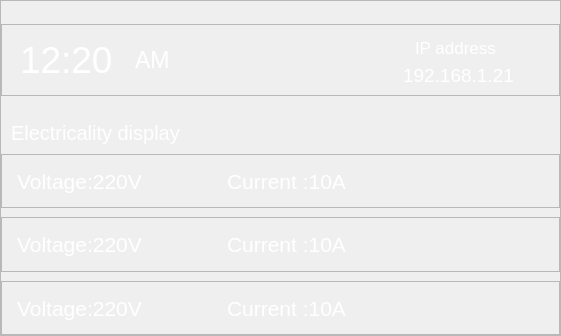
       <widget class="QFrame" name="frame_23">
        <property name="sizePolicy">
         <sizepolicy hsizetype="Expanding" vsizetype="Expanding">
          <horstretch>11</horstretch>
          <verstretch>8</verstretch>
         </sizepolicy>
        </property>
        <property name="minimumSize">
         <size>
          <width>555</width>
          <height>321</height>
         </size>
        </property>
        <property name="styleSheet">
         <string notr="true"/>
        </property>
        <property name="frameShape">
         <enum>QFrame::StyledPanel</enum>
        </property>
        <property name="frameShadow">
         <enum>QFrame::Raised</enum>
        </property>
        <layout class="QVBoxLayout" name="verticalLayout_14">
         <property name="leftMargin">
          <number>0</number>
         </property>
         <property name="topMargin">
          <number>23</number>
         </property>
         <property name="rightMargin">
          <number>0</number>
         </property>
         <property name="bottomMargin">
          <number>0</number>
         </property>
         <item>
          <widget class="QFrame" name="left_1">
           <property name="sizePolicy">
            <sizepolicy hsizetype="Expanding" vsizetype="Expanding">
             <horstretch>11</horstretch>
             <verstretch>5</verstretch>
            </sizepolicy>
           </property>
           <property name="minimumSize">
            <size>
             <width>546</width>
             <height>70</height>
            </size>
           </property>
           <property name="styleSheet">
            <string notr="true">#left_1{

	
	
	
	border-image: url(:/images/phptps/frame 1-01.svg);

}</string>
           </property>
           <property name="frameShape">
            <enum>QFrame::StyledPanel</enum>
           </property>
           <property name="frameShadow">
            <enum>QFrame::Raised</enum>
           </property>
           <layout class="QHBoxLayout" name="horizontalLayout_15">
            <property name="topMargin">
             <number>2</number>
            </property>
            <property name="bottomMargin">
             <number>2</number>
            </property>
            <item>
             <widget class="QFrame" name="frame_25">
              <property name="sizePolicy">
               <sizepolicy hsizetype="Expanding" vsizetype="Expanding">
                <horstretch>11</horstretch>
                <verstretch>11</verstretch>
               </sizepolicy>
              </property>
              <property name="styleSheet">
               <string notr="true">	background-color: transparent;
	border:none;</string>
              </property>
              <property name="frameShape">
               <enum>QFrame::StyledPanel</enum>
              </property>
              <property name="frameShadow">
               <enum>QFrame::Raised</enum>
              </property>
              <layout class="QHBoxLayout" name="horizontalLayout_16">
               <property name="rightMargin">
                <number>10</number>
               </property>
               <item>
                <widget class="QLabel" name="label_7">
                 <property name="sizePolicy">
                  <sizepolicy hsizetype="Preferred" vsizetype="Preferred">
                   <horstretch>0</horstretch>
                   <verstretch>0</verstretch>
                  </sizepolicy>
                 </property>
                 <property name="minimumSize">
                  <size>
                   <width>109</width>
                   <height>34</height>
                  </size>
                 </property>
                 <property name="font">
                  <font>
                   <pointsize>28</pointsize>
                  </font>
                 </property>
                 <property name="styleSheet">
                  <string notr="true">color: rgb(255, 255, 255);
border:none</string>
                 </property>
                 <property name="text">
                  <string>12:20</string>
                 </property>
                </widget>
               </item>
               <item>
                <widget class="QLabel" name="label_8">
                 <property name="minimumSize">
                  <size>
                   <width>38</width>
                   <height>43</height>
                  </size>
                 </property>
                 <property name="font">
                  <font>
                   <pointsize>17</pointsize>
                  </font>
                 </property>
                 <property name="styleSheet">
                  <string notr="true">color: rgb(255, 255, 255);
</string>
                 </property>
                 <property name="text">
                  <string>AM</string>
                 </property>
                </widget>
               </item>
              </layout>
             </widget>
            </item>
            <item>
             <widget class="QFrame" name="frame_26">
              <property name="sizePolicy">
               <sizepolicy hsizetype="Expanding" vsizetype="Expanding">
                <horstretch>11</horstretch>
                <verstretch>11</verstretch>
               </sizepolicy>
              </property>
              <property name="styleSheet">
               <string notr="true">	background-color: transparent;
	border:none;</string>
              </property>
              <property name="frameShape">
               <enum>QFrame::StyledPanel</enum>
              </property>
              <property name="frameShadow">
               <enum>QFrame::Raised</enum>
              </property>
              <layout class="QVBoxLayout" name="verticalLayout_15">
               <property name="leftMargin">
                <number>7</number>
               </property>
               <property name="topMargin">
                <number>7</number>
               </property>
               <property name="rightMargin">
                <number>7</number>
               </property>
               <property name="bottomMargin">
                <number>7</number>
               </property>
               <item>
                <widget class="QLabel" name="label_9">
                 <property name="sizePolicy">
                  <sizepolicy hsizetype="Expanding" vsizetype="Expanding">
                   <horstretch>11</horstretch>
                   <verstretch>11</verstretch>
                  </sizepolicy>
                 </property>
                 <property name="minimumSize">
                  <size>
                   <width>157</width>
                   <height>49</height>
                  </size>
                 </property>
                 <property name="styleSheet">
                  <string notr="true">image: url(:/images/phptps/Icon Conect-01-01.svg);</string>
                 </property>
                 <property name="text">
                  <string/>
                 </property>
                </widget>
               </item>
              </layout>
             </widget>
            </item>
            <item>
             <widget class="QFrame" name="frame_27">
              <property name="sizePolicy">
               <sizepolicy hsizetype="Expanding" vsizetype="Expanding">
                <horstretch>11</horstretch>
                <verstretch>11</verstretch>
               </sizepolicy>
              </property>
              <property name="minimumSize">
               <size>
                <width>171</width>
                <height>57</height>
               </size>
              </property>
              <property name="styleSheet">
               <string notr="true">	background-color: transparent;
	border:none;</string>
              </property>
              <property name="frameShape">
               <enum>QFrame::StyledPanel</enum>
              </property>
              <property name="frameShadow">
               <enum>QFrame::Raised</enum>
              </property>
              <layout class="QVBoxLayout" name="verticalLayout_16">
               <item alignment="Qt::AlignHCenter">
                <widget class="QLabel" name="label_10">
                 <property name="sizePolicy">
                  <sizepolicy hsizetype="Expanding" vsizetype="Expanding">
                   <horstretch>1</horstretch>
                   <verstretch>1</verstretch>
                  </sizepolicy>
                 </property>
                 <property name="minimumSize">
                  <size>
                   <width>94</width>
                   <height>23</height>
                  </size>
                 </property>
                 <property name="font">
                  <font>
                   <pointsize>13</pointsize>
                  </font>
                 </property>
                 <property name="styleSheet">
                  <string notr="true">color: rgb(255, 255, 255);</string>
                 </property>
                 <property name="text">
                  <string>IP address</string>
                 </property>
                </widget>
               </item>
               <item alignment="Qt::AlignHCenter">
                <widget class="QLabel" name="label_11">
                 <property name="sizePolicy">
                  <sizepolicy hsizetype="Expanding" vsizetype="Expanding">
                   <horstretch>1</horstretch>
                   <verstretch>1</verstretch>
                  </sizepolicy>
                 </property>
                 <property name="minimumSize">
                  <size>
                   <width>117</width>
                   <height>24</height>
                  </size>
                 </property>
                 <property name="font">
                  <font>
                   <pointsize>14</pointsize>
                  </font>
                 </property>
                 <property name="styleSheet">
                  <string notr="true">color: rgb(255, 255, 255);</string>
                 </property>
                 <property name="text">
                  <string>192.168.1.21</string>
                 </property>
                </widget>
               </item>
              </layout>
             </widget>
            </item>
           </layout>
          </widget>
         </item>
         <item alignment="Qt::AlignBottom">
          <widget class="QLabel" name="label_12">
           <property name="sizePolicy">
            <sizepolicy hsizetype="Expanding" vsizetype="Expanding">
             <horstretch>11</horstretch>
             <verstretch>3</verstretch>
            </sizepolicy>
           </property>
           <property name="font">
            <font>
             <pointsize>15</pointsize>
             <kerning>true</kerning>
            </font>
           </property>
           <property name="styleSheet">
            <string notr="true">color: rgb(255, 255, 255);
margin-left:5</string>
           </property>
           <property name="text">
            <string>Electricality display</string>
           </property>
           <property name="textFormat">
            <enum>Qt::AutoText</enum>
           </property>
           <property name="scaledContents">
            <bool>false</bool>
           </property>
           <property name="wordWrap">
            <bool>false</bool>
           </property>
           <property name="margin">
            <number>0</number>
           </property>
           <property name="openExternalLinks">
            <bool>false</bool>
           </property>
          </widget>
         </item>
         <item>
          <widget class="QFrame" name="left_3">
           <property name="sizePolicy">
            <sizepolicy hsizetype="Expanding" vsizetype="Expanding">
             <horstretch>11</horstretch>
             <verstretch>4</verstretch>
            </sizepolicy>
           </property>
           <property name="minimumSize">
            <size>
             <width>553</width>
             <height>55</height>
            </size>
           </property>
           <property name="styleSheet">
            <string notr="true">#left_3{
	border-image: url(:/images/phptps/frame 1-01.svg);

	
	margin-top:3%
	
}
</string>
           </property>
           <property name="frameShape">
            <enum>QFrame::StyledPanel</enum>
           </property>
           <property name="frameShadow">
            <enum>QFrame::Raised</enum>
           </property>
           <layout class="QHBoxLayout" name="horizontalLayout_17">
            <property name="leftMargin">
             <number>15</number>
            </property>
            <property name="topMargin">
             <number>3</number>
            </property>
            <property name="rightMargin">
             <number>15</number>
            </property>
            <property name="bottomMargin">
             <number>3</number>
            </property>
            <item>
             <widget class="QLabel" name="voltage_1">
              <property name="sizePolicy">
               <sizepolicy hsizetype="Fixed" vsizetype="Fixed">
                <horstretch>2</horstretch>
                <verstretch>2</verstretch>
               </sizepolicy>
              </property>
              <property name="minimumSize">
               <size>
                <width>145</width>
                <height>42</height>
               </size>
              </property>
              <property name="font">
               <font>
                <pointsize>16</pointsize>
               </font>
              </property>
              <property name="styleSheet">
               <string notr="true">color: rgb(255, 255, 255);
	background-color: transparent;
	border:none;</string>
              </property>
              <property name="text">
               <string>Voltage:220V</string>
              </property>
             </widget>
            </item>
            <item>
             <widget class="QLabel" name="label_14">
              <property name="minimumSize">
               <size>
                <width>53</width>
                <height>51</height>
               </size>
              </property>
              <property name="styleSheet">
               <string notr="true">#label_14{

		background-color: transparent;
	border:none;
	image: url(:/images/phptps/display-voltage-05.svg);

}</string>
              </property>
              <property name="text">
               <string/>
              </property>
             </widget>
            </item>
            <item>
             <widget class="QLabel" name="amper_1">
              <property name="sizePolicy">
               <sizepolicy hsizetype="Fixed" vsizetype="Fixed">
                <horstretch>2</horstretch>
                <verstretch>2</verstretch>
               </sizepolicy>
              </property>
              <property name="minimumSize">
               <size>
                <width>145</width>
                <height>42</height>
               </size>
              </property>
              <property name="font">
               <font>
                <pointsize>16</pointsize>
               </font>
              </property>
              <property name="styleSheet">
               <string notr="true">color: rgb(255, 255, 255);
	background-color: transparent;
	border:none;</string>
              </property>
              <property name="text">
               <string>Current :10A</string>
              </property>
             </widget>
            </item>
            <item>
             <widget class="QLabel" name="label_16">
              <property name="minimumSize">
               <size>
                <width>52</width>
                <height>51</height>
               </size>
              </property>
              <property name="styleSheet">
               <string notr="true">#label_16{

		background-color: transparent;
	border:none;
	image: url(:/images/phptps/display-voltage-04.svg);
}</string>
              </property>
              <property name="text">
               <string/>
              </property>
             </widget>
            </item>
            <item>
             <widget class="QLabel" name="label_17">
              <property name="minimumSize">
               <size>
                <width>48</width>
                <height>51</height>
               </size>
              </property>
              <property name="styleSheet">
               <string notr="true">#label_17{
		background-color: transparent;
	border:none;
	image: url(:/images/phptps/display-voltage-06.svg);
}</string>
              </property>
              <property name="text">
               <string/>
              </property>
             </widget>
            </item>
            <item>
             <widget class="QLabel" name="label_18">
              <property name="minimumSize">
               <size>
                <width>54</width>
                <height>42</height>
               </size>
              </property>
              <property name="styleSheet">
               <string notr="true">#label_18{

		background-color: transparent;
	border:none;
	image: url(:/images/phptps/display-voltage-03.svg);
}</string>
              </property>
              <property name="text">
               <string/>
              </property>
             </widget>
            </item>
           </layout>
          </widget>
         </item>
         <item>
          <widget class="QFrame" name="left_4">
           <property name="sizePolicy">
            <sizepolicy hsizetype="Expanding" vsizetype="Expanding">
             <horstretch>11</horstretch>
             <verstretch>4</verstretch>
            </sizepolicy>
           </property>
           <property name="minimumSize">
            <size>
             <width>553</width>
             <height>55</height>
            </size>
           </property>
           <property name="styleSheet">
            <string notr="true">#left_4{
	border-image: url(:/images/phptps/frame 1-01.svg);

	
	margin-top:3%
}</string>
           </property>
           <property name="frameShape">
            <enum>QFrame::StyledPanel</enum>
           </property>
           <property name="frameShadow">
            <enum>QFrame::Raised</enum>
           </property>
           <layout class="QHBoxLayout" name="horizontalLayout_18">
            <property name="leftMargin">
             <number>15</number>
            </property>
            <property name="topMargin">
             <number>3</number>
            </property>
            <property name="rightMargin">
             <number>15</number>
            </property>
            <property name="bottomMargin">
             <number>3</number>
            </property>
            <item>
             <widget class="QLabel" name="voltage_2">
              <property name="sizePolicy">
               <sizepolicy hsizetype="Fixed" vsizetype="Fixed">
                <horstretch>2</horstretch>
                <verstretch>2</verstretch>
               </sizepolicy>
              </property>
              <property name="minimumSize">
               <size>
                <width>145</width>
                <height>42</height>
               </size>
              </property>
              <property name="font">
               <font>
                <pointsize>16</pointsize>
               </font>
              </property>
              <property name="styleSheet">
               <string notr="true">color: rgb(255, 255, 255);
	background-color: transparent;
	border:none;</string>
              </property>
              <property name="text">
               <string>Voltage:220V</string>
              </property>
             </widget>
            </item>
            <item>
             <widget class="QLabel" name="label_23">
              <property name="minimumSize">
               <size>
                <width>53</width>
                <height>51</height>
               </size>
              </property>
              <property name="styleSheet">
               <string notr="true">#label_23{

		background-color: transparent;
	border:none;
	image: url(:/images/phptps/display-voltage-05.svg);

}</string>
              </property>
              <property name="text">
               <string/>
              </property>
             </widget>
            </item>
            <item>
             <widget class="QLabel" name="amper_2">
              <property name="sizePolicy">
               <sizepolicy hsizetype="Fixed" vsizetype="Fixed">
                <horstretch>2</horstretch>
                <verstretch>2</verstretch>
               </sizepolicy>
              </property>
              <property name="minimumSize">
               <size>
                <width>145</width>
                <height>42</height>
               </size>
              </property>
              <property name="font">
               <font>
                <pointsize>16</pointsize>
               </font>
              </property>
              <property name="styleSheet">
               <string notr="true">color: rgb(255, 255, 255);
	background-color: transparent;
	border:none;</string>
              </property>
              <property name="text">
               <string>Current :10A</string>
              </property>
             </widget>
            </item>
            <item>
             <widget class="QLabel" name="label_22">
              <property name="minimumSize">
               <size>
                <width>52</width>
                <height>51</height>
               </size>
              </property>
              <property name="styleSheet">
               <string notr="true">#label_22{

		background-color: transparent;
	border:none;
	image: url(:/images/phptps/display-voltage-04.svg);
}</string>
              </property>
              <property name="text">
               <string/>
              </property>
             </widget>
            </item>
            <item>
             <widget class="QLabel" name="label_19">
              <property name="minimumSize">
               <size>
                <width>48</width>
                <height>51</height>
               </size>
              </property>
              <property name="styleSheet">
               <string notr="true">#label_19{
		background-color: transparent;
	border:none;
	image: url(:/images/phptps/display-voltage-06.svg);
}</string>
              </property>
              <property name="text">
               <string/>
              </property>
             </widget>
            </item>
            <item>
             <widget class="QLabel" name="label_24">
              <property name="minimumSize">
               <size>
                <width>54</width>
                <height>42</height>
               </size>
              </property>
              <property name="styleSheet">
               <string notr="true">#label_24{

		background-color: transparent;
	border:none;
	image: url(:/images/phptps/display-voltage-03.svg);
}</string>
              </property>
              <property name="text">
               <string/>
              </property>
             </widget>
            </item>
           </layout>
          </widget>
         </item>
         <item>
          <widget class="QFrame" name="left_5">
           <property name="sizePolicy">
            <sizepolicy hsizetype="Expanding" vsizetype="Expanding">
             <horstretch>11</horstretch>
             <verstretch>4</verstretch>
            </sizepolicy>
           </property>
           <property name="minimumSize">
            <size>
             <width>553</width>
             <height>55</height>
            </size>
           </property>
           <property name="styleSheet">
            <string notr="true">#left_5{
	border-image: url(:/images/phptps/frame 1-01.svg);

	margin-top:3%
	
}</string>
           </property>
           <property name="frameShape">
            <enum>QFrame::StyledPanel</enum>
           </property>
           <property name="frameShadow">
            <enum>QFrame::Raised</enum>
           </property>
           <layout class="QHBoxLayout" name="horizontalLayout_19">
            <property name="leftMargin">
             <number>15</number>
            </property>
            <property name="topMargin">
             <number>3</number>
            </property>
            <property name="rightMargin">
             <number>15</number>
            </property>
            <property name="bottomMargin">
             <number>3</number>
            </property>
            <item>
             <widget class="QLabel" name="voltage_3">
              <property name="sizePolicy">
               <sizepolicy hsizetype="Fixed" vsizetype="Fixed">
                <horstretch>2</horstretch>
                <verstretch>2</verstretch>
               </sizepolicy>
              </property>
              <property name="minimumSize">
               <size>
                <width>145</width>
                <height>42</height>
               </size>
              </property>
              <property name="font">
               <font>
                <pointsize>16</pointsize>
               </font>
              </property>
              <property name="styleSheet">
               <string notr="true">color: rgb(255, 255, 255);
	background-color: transparent;
	border:none;</string>
              </property>
              <property name="text">
               <string>Voltage:220V</string>
              </property>
             </widget>
            </item>
            <item>
             <widget class="QLabel" name="label_25">
              <property name="minimumSize">
               <size>
                <width>53</width>
                <height>51</height>
               </size>
              </property>
              <property name="styleSheet">
               <string notr="true">#label_25{

		background-color: transparent;
	border:none;
	image: url(:/images/phptps/display-voltage-05.svg);

}</string>
              </property>
              <property name="text">
               <string/>
              </property>
             </widget>
            </item>
            <item>
             <widget class="QLabel" name="voltage_4">
              <property name="sizePolicy">
               <sizepolicy hsizetype="Fixed" vsizetype="Fixed">
                <horstretch>2</horstretch>
                <verstretch>2</verstretch>
               </sizepolicy>
              </property>
              <property name="minimumSize">
               <size>
                <width>145</width>
                <height>42</height>
               </size>
              </property>
              <property name="font">
               <font>
                <pointsize>16</pointsize>
               </font>
              </property>
              <property name="styleSheet">
               <string notr="true">color: rgb(255, 255, 255);
	background-color: transparent;
	border:none;</string>
              </property>
              <property name="text">
               <string>Current :10A</string>
              </property>
             </widget>
            </item>
            <item>
             <widget class="QLabel" name="label_29">
              <property name="minimumSize">
               <size>
                <width>52</width>
                <height>51</height>
               </size>
              </property>
              <property name="styleSheet">
               <string notr="true">#label_29{

		background-color: transparent;
	border:none;
	image: url(:/images/phptps/display-voltage-04.svg);
}</string>
              </property>
              <property name="text">
               <string/>
              </property>
             </widget>
            </item>
            <item>
             <widget class="QLabel" name="label_28">
              <property name="minimumSize">
               <size>
                <width>48</width>
                <height>51</height>
               </size>
              </property>
              <property name="styleSheet">
               <string notr="true">#label_28{
		background-color: transparent;
	border:none;
	image: url(:/images/phptps/display-voltage-06.svg);
}</string>
              </property>
              <property name="text">
               <string/>
              </property>
             </widget>
            </item>
            <item>
             <widget class="QLabel" name="label_26">
              <property name="minimumSize">
               <size>
                <width>54</width>
                <height>42</height>
               </size>
              </property>
              <property name="styleSheet">
               <string notr="true">#label_26{

		background-color: transparent;
	border:none;
	image: url(:/images/phptps/display-voltage-03.svg);
}</string>
              </property>
              <property name="text">
               <string/>
              </property>
             </widget>
            </item>
           </layout>
          </widget>
         </item>
        </layout>
       </widget>
